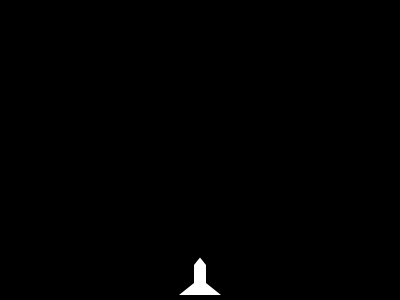
Frame 1 (no input)
Frame 60 (no input): identical to frame 1, image omitted
Frame 120 (the mouse pressed at the canvas centre since frame 60): identical to frame 1, image omitted

The p5.js sketch that drew this single still picture (run headless with seeded random() and noise() and a simulated clock; from frame 60 on, the mouse is pressed at the canvas centre):

// p5.js sketch
// ── sketch.js
var player;
var pellet = [];

function setup() {
    createCanvas(400, 300);
    player = new Ship();
}

function draw() {
    background(0);

    player.update();
    player.render();

    console.log(pellet);
    for (var i = pellet.length - 1; i >= 0; i--) {
        
        pellet[i].update();
        pellet[i].render();if(pellet[i].y <= 0){
            pellet.splice(i,1);
        }
        

    }
}

function keyPressed() {
    if (keyCode === LEFT_ARROW) { player.holdLeft = true; }
    if (keyCode === RIGHT_ARROW) { player.holdRight = true; }
    if (keyCode === 32) { player.shoot = true; }
}

function keyReleased() {
    if (keyCode === LEFT_ARROW) { player.holdLeft = false; }
    if (keyCode === RIGHT_ARROW) { player.holdRight = false; }
    if (keyCode === 32) { player.shoot = false; }
}

class Ship {
    constructor(x, y) {
        this.x = width / 2 || x;
        this.y = height - 35 || y;
        this.velX = 0;
        this.pelletVelocity = 5;
        this.shoot = false;
        this.holdLeft = this.holdRight = false;

        this.shipWidth = 8;
        this.shipHeight = 20;
        this.wingHeight = 8;
        this.wingWidth = 10;
        this.noseHeight = 5;
        this.color = [255, 255, 255]
    }

    render() {
        fill(this.color);

        push();
        translate(this.x, this.y)
        scale(1.5)
        noStroke();
        //body
        rect(- this.shipWidth / 2, 0, this.shipWidth, this.shipHeight);
        //left wing
        triangle(this.shipWidth / 2, this.shipHeight - this.wingHeight,
            this.shipWidth / 2, this.shipHeight,
            this.shipWidth / 2 + this.wingWidth, this.shipHeight);
        //right wing
        triangle(0 - this.shipWidth / 2, this.shipHeight - this.wingHeight,
            0 - this.shipWidth / 2, 0 + this.shipHeight,
            0 - this.shipWidth / 2 - this.wingWidth, this.shipHeight);
        //nose
        triangle(-this.shipWidth / 2, 0,
            0, -this.noseHeight,
            this.shipWidth / 2, 0)
        pop();
    }

    update() {
        if(this.x > width - 50){
            this.holdRight = false;
        }
        
        if(this.x < 50){
            this.holdLeft = false;
        }

        if (this.holdLeft) {
            this.x += -1.8;
        }
        if (this.holdRight) {
            this.x += 1.8;
        }
        
        if(this.shoot === true){
            pellet.push(new Pellet(this.x, this.y));            
            console.log(pellet[pellet.length-1]);
            this.shoot = false; 
        }
    }
}

class Pellet {
    constructor(x, y) {
        this.x = x;
        this.y = y;
        this.v = -10;
        this.r = 10;
    }

    render() {
        fill(255);
        ellipse(this.x, this.y, this.r*3/5, this.r);
    }

    update() {

        this.y += this.v


    }
}
